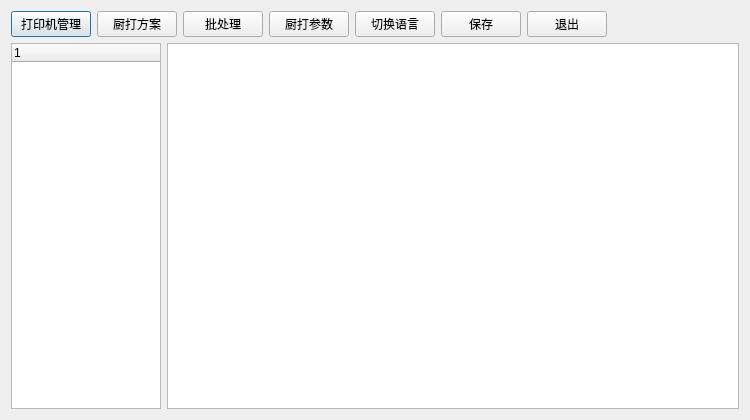
<?xml version="1.0" encoding="UTF-8"?>
<ui version="4.0">
 <class>w_bt_dish_kitchen_dish</class>
 <widget class="QDialog" name="w_bt_dish_kitchen_dish">
  <property name="geometry">
   <rect>
    <x>0</x>
    <y>0</y>
    <width>750</width>
    <height>420</height>
   </rect>
  </property>
  <property name="windowTitle">
   <string>Dialog</string>
  </property>
  <layout class="QVBoxLayout" name="verticalLayout">
   <item>
    <layout class="QHBoxLayout" name="horizontalLayout_2">
     <item>
      <widget class="lds_toolbar_button" name="pushButton_printer_manager">
       <property name="text">
        <string>打印机管理</string>
       </property>
       <property name="outer_stylesheet" stdset="0">
        <string>pushbutton</string>
       </property>
      </widget>
     </item>
     <item>
      <widget class="lds_toolbar_button" name="pushButton_kitchen_plan">
       <property name="text">
        <string>厨打方案</string>
       </property>
       <property name="outer_stylesheet" stdset="0">
        <string>pushbutton</string>
       </property>
      </widget>
     </item>
     <item>
      <widget class="lds_toolbar_button" name="pushButton_bath">
       <property name="text">
        <string>批处理</string>
       </property>
       <property name="outer_stylesheet" stdset="0">
        <string>pushbutton</string>
       </property>
      </widget>
     </item>
     <item>
      <widget class="lds_toolbar_button" name="pushButton_kitchen_parameter">
       <property name="text">
        <string>厨打参数</string>
       </property>
       <property name="outer_stylesheet" stdset="0">
        <string>pushbutton</string>
       </property>
      </widget>
     </item>
     <item>
      <widget class="lds_toolbar_button" name="pushButton_language">
       <property name="text">
        <string>切换语言</string>
       </property>
       <property name="outer_stylesheet" stdset="0">
        <string>pushbutton</string>
       </property>
      </widget>
     </item>
     <item>
      <widget class="lds_toolbar_button" name="pushButton_save">
       <property name="text">
        <string>保存</string>
       </property>
       <property name="outer_stylesheet" stdset="0">
        <string>pushbutton</string>
       </property>
      </widget>
     </item>
     <item>
      <widget class="lds_toolbar_button" name="pushButton_exit">
       <property name="text">
        <string>退出</string>
       </property>
       <property name="outer_stylesheet" stdset="0">
        <string>pushbutton</string>
       </property>
      </widget>
     </item>
     <item>
      <spacer name="horizontalSpacer">
       <property name="orientation">
        <enum>Qt::Horizontal</enum>
       </property>
       <property name="sizeHint" stdset="0">
        <size>
         <width>40</width>
         <height>20</height>
        </size>
       </property>
      </spacer>
     </item>
    </layout>
   </item>
   <item>
    <layout class="QHBoxLayout" name="horizontalLayout">
     <item>
      <widget class="lds_treeWidget" name="treeWidget">
       <property name="maximumSize">
        <size>
         <width>150</width>
         <height>16777215</height>
        </size>
       </property>
       <column>
        <property name="text">
         <string notr="true">1</string>
        </property>
       </column>
      </widget>
     </item>
     <item>
      <widget class="lds_tableView" name="tableView"/>
     </item>
    </layout>
   </item>
  </layout>
 </widget>
 <customwidgets>
  <customwidget>
   <class>lds_toolbar_button</class>
   <extends>QPushButton</extends>
   <header>lds_toolbar_button.h</header>
  </customwidget>
  <customwidget>
   <class>lds_tableView</class>
   <extends>QTableView</extends>
   <header>lds_tableview.h</header>
  </customwidget>
  <customwidget>
   <class>lds_treeWidget</class>
   <extends>QTreeWidget</extends>
   <header>lds_treewidget.h</header>
  </customwidget>
 </customwidgets>
 <resources/>
 <connections/>
</ui>
